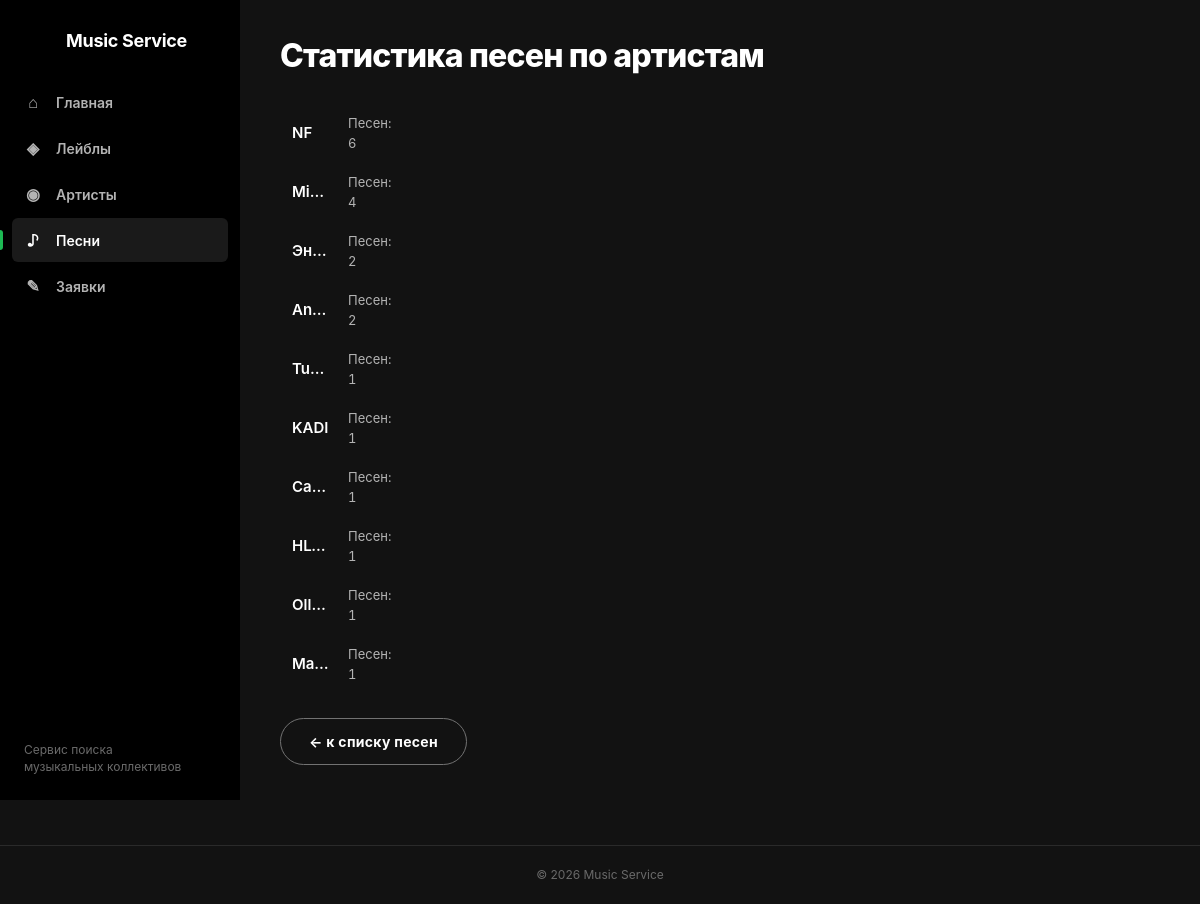
/songs/statistics/, run on the app's committed database.
### songs/views.py (the view)
# urls.py: path("statistics/", views.statistics, name="statistics"),
def statistics(request):
    conn = get_connection()
    stats = conn.execute("""
        SELECT artists.name AS artist_name,
               COUNT(songs.id) AS songs_count
        FROM artists
        LEFT JOIN songs ON artists.id = songs.artist_id
        GROUP BY artists.id, artists.name
        ORDER BY songs_count DESC
    """).fetchall()
    conn.close()
    return render(request, "songs/statistics.html", {"stats": stats})

### db/database.py (called while the page is built)
def get_connection():
    conn = sqlite3.connect(DB_PATH)
    conn.execute("PRAGMA foreign_keys = ON")
    conn.row_factory = sqlite3.Row
    return conn

### songs/templates/songs/statistics.html (shortened to what this page needs)
{% extends "base.html" %}
{% block content %}
<div class="page-header">
    <h1 class="page-header__title">Статистика песен по артистам</h1>
</div>
<div class="track-list">
    {% for item in stats %}
    <div class="track">
        <div class="track__main">
            <div class="track__title">{{ item.artist_name }}</div>
        </div>
        <div class="track__meta">Песен: {{ item.songs_count }}</div>
    </div>
    {% empty %}
    <p class="empty">Данных нет.</p>
    {% endfor %}
</div>
<a href="{% url 'songs:list' %}" class="btn btn--ghost" style="margin-top: 24px;">
    ← к списку песен
</a>
{% endblock %}

### templates/base.html (shortened to what this page needs)
{% load static %}
<!DOCTYPE html>
<html lang="ru">
<head>
    <link rel="stylesheet" href="{% static 'homepage/css/style.css' %}">
</head>
<body>
<div class="app">
    {% include "includes/navigation.html" %}
    <main class="main">
        {% block content %}{% endblock %}
    </main>
</div>
<footer class="app-footer">
    <p>© <span id="current-year"></span> Music Service</p>
</footer>
</body>
</html>

### templates/includes/navigation.html
{% load static %}
<aside class="sidebar">
    <div class="sidebar__logo">
        <img src="{% static 'homepage/img/logo.png' %}" alt="Music Service" class="logo-img">
        <span>Music Service</span>
    </div>
    <nav class="sidebar__nav">
        <a href="{% url 'homepage:index' %}"
           class="nav-item {% if request.resolver_match.namespace == 'homepage' %}nav-item--active{% endif %}">
            <span class="nav-item__icon">⌂</span> Главная
        </a>
        <a href="{% url 'labels:list' %}"
           class="nav-item {% if request.resolver_match.namespace == 'labels' %}nav-item--active{% endif %}">
            <span class="nav-item__icon">◈</span> Лейблы
        </a>
        <a href="{% url 'artists:list' %}"
           class="nav-item {% if request.resolver_match.namespace == 'artists' %}nav-item--active{% endif %}">
            <span class="nav-item__icon">◉</span> Артисты
        </a>
        <a href="{% url 'songs:list' %}"
           class="nav-item {% if request.resolver_match.namespace == 'songs' %}nav-item--active{% endif %}">
            <span class="nav-item__icon">♪</span> Песни
        </a>
        <a href="{% url 'user_requests:list' %}"
           class="nav-item {% if request.resolver_match.namespace == 'user_requests' %}nav-item--active{% endif %}">
            <span class="nav-item__icon">✎</span> Заявки
        </a>
    </nav>
    <div class="sidebar__footer">
        <p class="sidebar__hint">Сервис поиска<br>музыкальных коллективов</p>
    </div>
</aside>

### homepage/static/homepage/css/style.css (style rules this page uses)
:root { --bg: #121212; --bg-elevated: #181818; --bg-hover: #282828; --bg-sidebar: #000000; --border: #2a2a2a; --text: #ffffff; --text-muted: #b3b3b3; --text-subtle: #6a6a6a; --accent: #1db954; --accent-hover: #1ed760; --radius: 8px; --sidebar-w: 240px; }
* { box-sizing: border-box; margin: 0; padding: 0; }
html, body { height: 100%; }
body { font-family: -apple-system, BlinkMacSystemFont, "Segoe UI", Roboto, "Helvetica Neue", Arial, sans-serif; background: var(--bg); color: var(--text); font-size: 14px; line-height: 1.5; -webkit-font-smoothing: antialiased; }
a { color: inherit; text-decoration: none; }
.app { display: flex; min-height: 100vh; }
.sidebar { width: var(--sidebar-w); background: var(--bg-sidebar); padding: 24px 12px; display: flex; flex-direction: column; gap: 24px; flex-shrink: 0; position: sticky; top: 0; height: 100vh; }
.sidebar__logo { display: flex; align-items: center; gap: 10px; font-size: 18px; font-weight: 700; padding: 0 12px; letter-spacing: -0.3px; }
.sidebar__nav { display: flex; flex-direction: column; gap: 2px; }
.nav-item { display: flex; align-items: center; gap: 14px; padding: 10px 12px; border-radius: 6px; color: var(--text-muted); font-weight: 600; transition: color .15s, background .15s; position: relative; }
.nav-item--active { color: var(--text); background: #1a1a1a; }
.nav-item--active::before { content: ""; position: absolute; left: -12px; top: 50%; transform: translateY(-50%); width: 3px; height: 20px; background: var(--accent); border-radius: 0 3px 3px 0; }
.nav-item__icon { font-size: 16px; width: 18px; text-align: center; }
.sidebar__footer { margin-top: auto; padding: 0 12px; }
.sidebar__hint { color: var(--text-subtle); font-size: 12px; line-height: 1.4; }
.main { flex: 1; padding: 32px 40px 80px; max-width: 100%; overflow-x: hidden; }
.btn { display: inline-block; padding: 12px 28px; border-radius: 999px; font-weight: 700; font-size: 14px; letter-spacing: 0.3px; border: none; cursor: pointer; transition: transform .1s, background .15s, color .15s; }
.btn--ghost { background: transparent; color: var(--text); border: 1px solid #727272; }
.page-header { margin-bottom: 24px; }
.page-header__title { font-size: 32px; font-weight: 800; letter-spacing: -0.8px; }
.track-list { display: flex; flex-direction: column; }
.track { display: grid; grid-template-columns: 40px 48px 1fr auto auto; align-items: center; gap: 16px; padding: 10px 12px; border-radius: 6px; transition: background .15s; }
.track__main { min-width: 0; overflow: hidden; }
.track__title { font-weight: 600; font-size: 15px; white-space: nowrap; overflow: hidden; text-overflow: ellipsis; }
.track__meta, .track__year { color: var(--text-muted); font-size: 13px; font-variant-numeric: tabular-nums; }
.logo-img { width: 32px; height: 32px; }
.app-footer { text-align: center; padding: 20px; color: var(--text-subtle); font-size: 12px; border-top: 1px solid var(--border); }

### data on the page
artists: artist_name "KADI", songs_count "1"
artists: artist_name "HLOY", songs_count "1"

### other printed values
{{ item.artist_name }} "NF" "Mi…" "Эн…" "An…" "Tu…" "Ca…" "Oll…" "Ma…"
{{ item.songs_count }} "6" "4" "2" "2" "1" "1" "1" "1"
